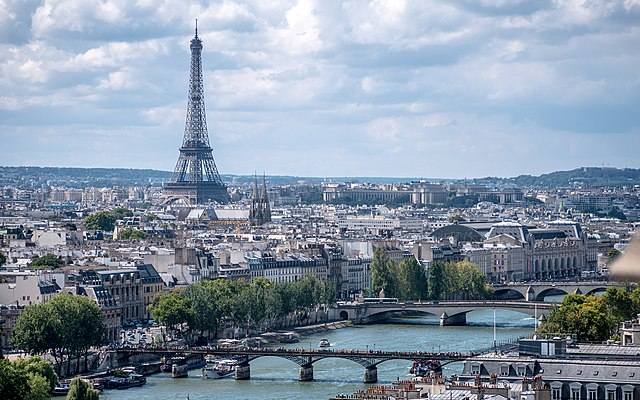
#> input picture przesuwanieObrazu/paris.jpg, 640 x 400 px
$ python zad3.py
#> lines starting #> are read from the running program, lines starting #| are printed output that depends on the picture
import cv2 as cv
import numpy as np

image = cv.imread('paris.jpg')
#> image is the input picture: shape (400, 640, 3); mean B, G, R 163.9, 147.5, 133.2

cv.imshow("Image", image)

M = np.float32([[1, 0, -370], [0, 1, -300]])
shifted = cv.warpAffine(image, M, (image.shape[1], image.shape[0]))
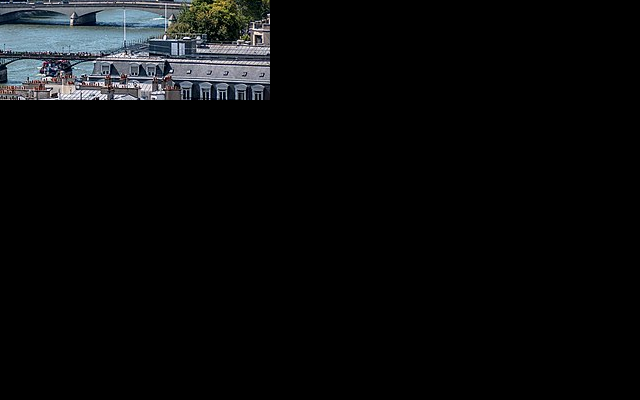
#> shifted: shape (400, 640, 3); mean B, G, R 12.1, 11.2, 10.2
cv.imshow("Shifted up and left", shifted)

cv.waitKey(0)
cv.destroyAllWindows()
